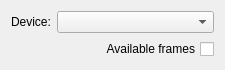
<?xml version="1.0" encoding="UTF-8"?>
<ui version="4.0">
 <class>CameraForm</class>
 <widget class="QWidget" name="CameraForm">
  <property name="geometry">
   <rect>
    <x>0</x>
    <y>0</y>
    <width>225</width>
    <height>70</height>
   </rect>
  </property>
  <property name="windowTitle">
   <string>Form</string>
  </property>
  <layout class="QVBoxLayout" name="verticalLayout">
   <item>
    <layout class="QHBoxLayout" name="horizontalLayout">
     <item>
      <widget class="QLabel" name="label">
       <property name="text">
        <string>Device:</string>
       </property>
      </widget>
     </item>
     <item>
      <widget class="QComboBox" name="cb_devices">
       <property name="sizePolicy">
        <sizepolicy hsizetype="Expanding" vsizetype="Fixed">
         <horstretch>0</horstretch>
         <verstretch>0</verstretch>
        </sizepolicy>
       </property>
      </widget>
     </item>
    </layout>
   </item>
   <item>
    <widget class="CheckBoxReadOnly" name="cb_takingFrame">
     <property name="layoutDirection">
      <enum>Qt::RightToLeft</enum>
     </property>
     <property name="text">
      <string>Available frames</string>
     </property>
    </widget>
   </item>
  </layout>
 </widget>
 <customwidgets>
  <customwidget>
   <class>CheckBoxReadOnly</class>
   <extends>QCheckBox</extends>
   <header>CustomWidget/CheckBoxReadOnly.h</header>
  </customwidget>
 </customwidgets>
 <resources/>
 <connections/>
</ui>
